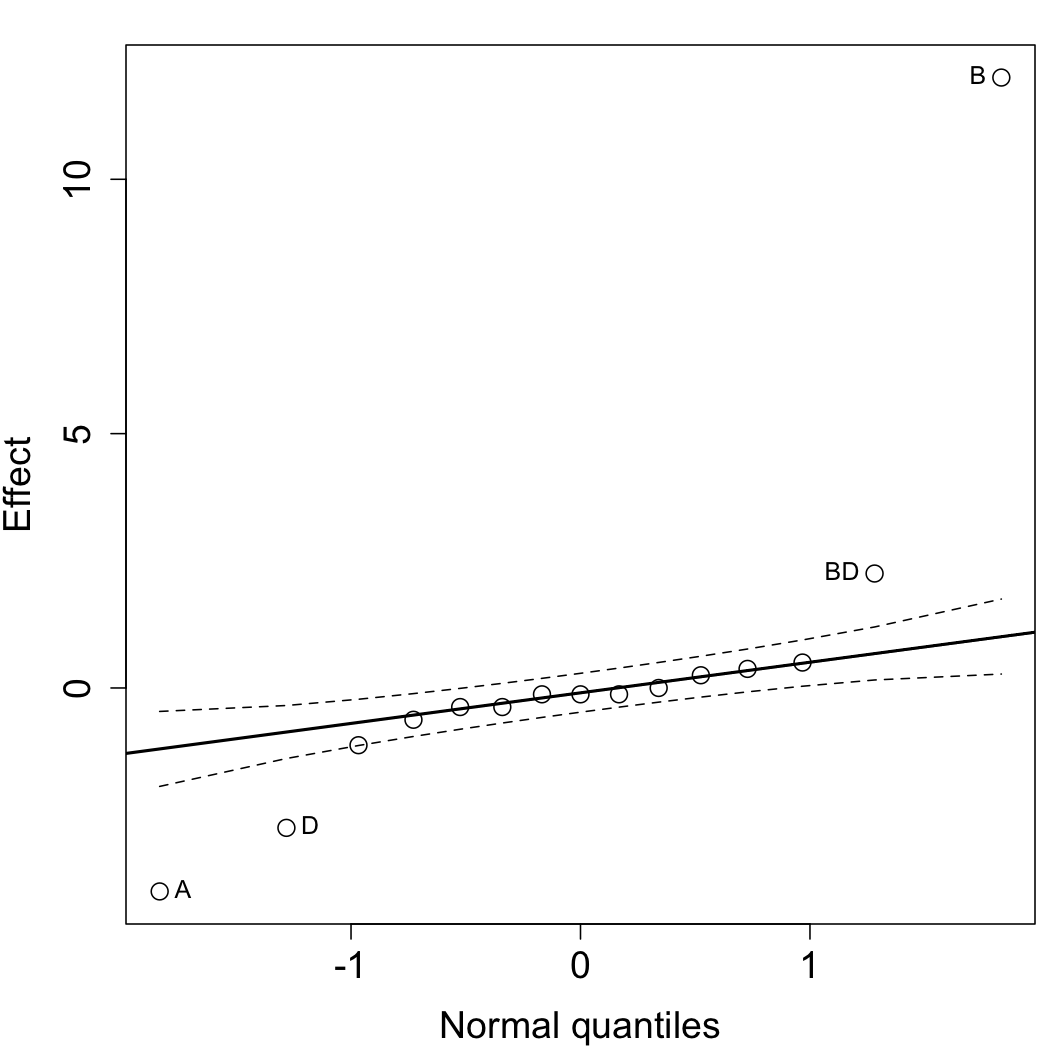

The script that drew this image:
k = 4
n = 2^k - 1
index <- seq(1, n)
p <- (index - 0.5) / n
theoretical.quantity <- qnorm(p)


labels = c('A', 'B',    'C',   'D', 'AB',  'AC', 'AD',   'BC', 'BD',   'CD', 
            'ABC',  'ABD',  'ACD',  'BCD',  'ABCD')
b      = c( -4,  12, -1.125, -2.75,  0.5, 0.375,  0.0, -0.625, 2.25, -0.125, 
           -0.375,   0.25, -0.125, -0.375,  -0.125)
b.sort = sort(b)

plot(theoretical.quantity, b.sort)
qqline(b.sort)

# Or more simply: use the qq.plot function:
library(car)
par(mar=c(4.2, 4.2, 1.5, 0.5))  # (bottom, left, top, right); defaults are par(mar=c(5, 4, 4, 2) + 0.1)
par(cex.lab=1.5, cex.main=1.5, cex.sub=1.5, cex.axis=1.5)
qq.plot(b, labels=labels, col=c(1,1), cex=1.5, lwd=2, pch=21, ylab="Effect", xlab="Normal quantiles")



# Now omit the terms and refit.  Actually we don't have to refit: the terms are the same, do to orthogonality of X!!
# Confirm it for yourself though:
library(BHH2)
f <- ffDesMatrix(4)
ff <- ffFullMatrix(f, x=c(1,2,3,4), 4)
y = c(71, 61, 90, 82, 68, 61, 87, 80, 61, 50, 89, 83, 59, 51, 85, 78)
XtX <- t(ff$Xa) %*% ff$Xa
Xty <- t(ff$Xa) %*% y
b = solve(XtX) %*% Xty

# Significant effects = [B, BD, D, A].  For example, I believe that effect C is also important
X <- ff$Xa[,c(1,2,3,5,10)]
XtX <- t(X) %*% X
Xty <- t(X) %*% y
b = solve(XtX) %*% Xty

# Calculate residuals
e = y - X %*% b

qq.plot(e)
k = length(b)  # parameters being fit here
df = length(y) - k
SE.model = sqrt(sum(e * e) / df)
SE.b.i = SE.model^2 / sum(X[,2]*X[,2])
ct = qt(0.975, df=df)
c(SE.model, SE.b.i, ct)

fit <- data.frame(fit=b)
fit$low <- b - ct * SE.b.i
fit$high <- b + ct * SE.b.i
fit
